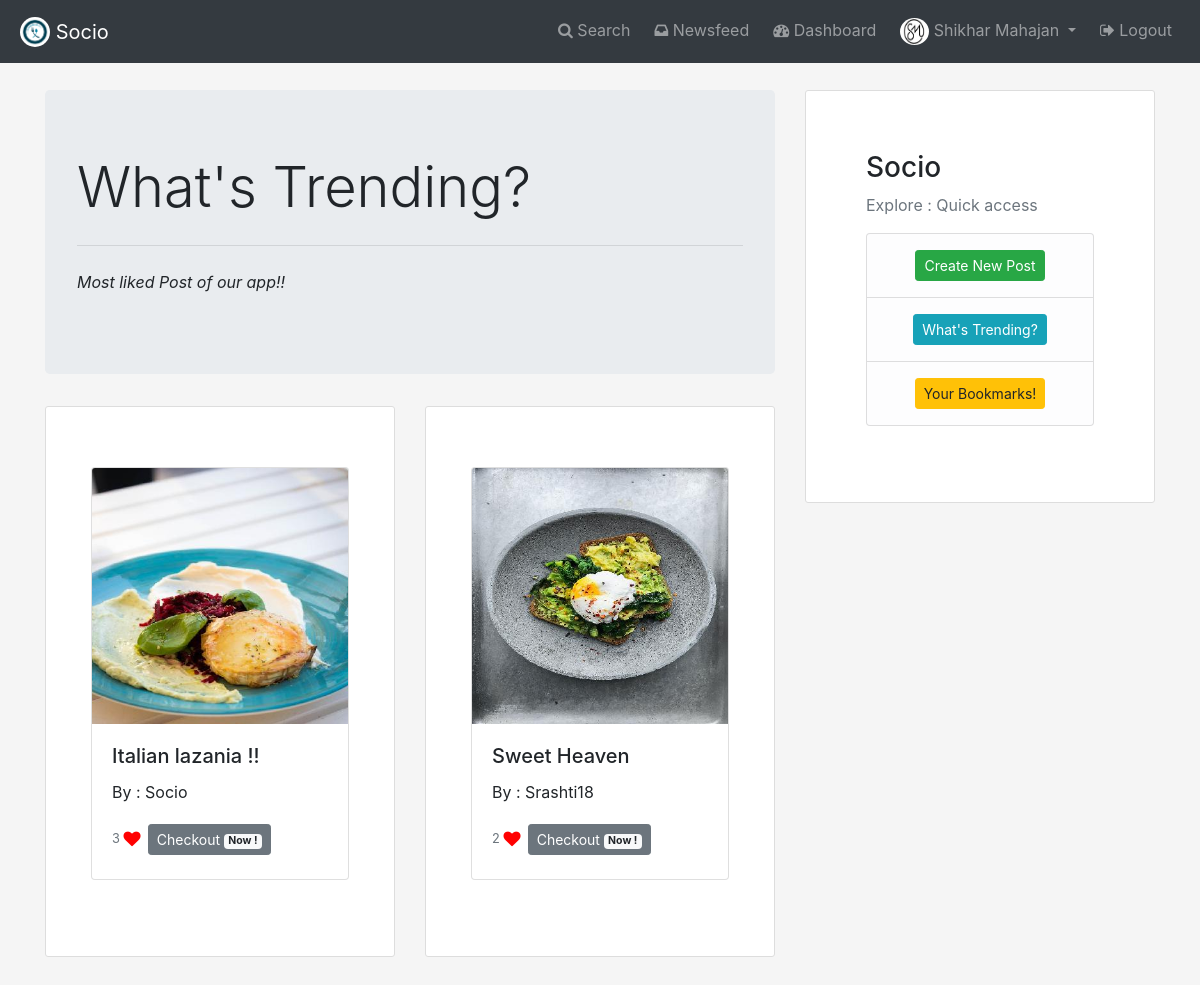
The page /trending/ (signed in) on the database its author committed.
### socio/models.py (models this page shows, shortened)
class Profile(models.Model):
	user=models.OneToOneField(User, on_delete=models.CASCADE)
	profile_image=models.ImageField(default="default.png",upload_to="profile_pics")

class Post(models.Model):
	image=models.ImageField(default="default_foo.png",upload_to="post_picture")
	title=models.CharField(max_length=100)
	caption=models.TextField()
	link=models.URLField(blank=True,default="")
	likes=models.ManyToManyField(User,related_name='likes',blank=True)
	favorites=models.ManyToManyField(User,related_name='favorites',blank=True)
	date_posted=models.DateTimeField(default=timezone.now)
	author=models.ForeignKey(User , on_delete=models.CASCADE)
	def likecount(self):
		return self.likes.count()

### socio/views.py (the view)
# urls.py: path('trending/', views.trending, name='socio-trending'),
@login_required
def trending(request):
    post=Post.objects.annotate(like_count=Count('likes')).order_by('-like_count','-date_posted')
    context = {
        'title':'Trending',
        'posts':post,
    }
    return render(request,'socio/trending.html',context)

### socio/templates/socio/trending.html
{% extends "socio/base.html" %}
{% block content %}
<div class="jumbotron">
  <h1 class="display-4">What's Trending?</h1>
  <hr class="my-4">
  <p><i>Most liked Post of our app!!</i></p>
</div>
<div class="row">
{% for post in posts|slice:":2" %}
<div class="col-sm-6">
    <article class="media content-section" style="align-content: center;">
      <div class="card mb-3 row">
        <img class="card-img-top" src="{{ post.image.url}}" alt="Card image cap"
        style="height: 100%;width:100%;">
        <div class="card-body">
          <h5 class="card-title">{{ post.title }}</h5>
          <p class="card-text">By : {{ post.author }} </p>
          <p class="card-text"><small class="text-muted">{{ post.likecount }} <i class="fa fa-heart fa-lg" style="color: red;" aria-hidden="true"></i>&nbsp;
          <a class="btn btn-secondary btn-sm mt-1 mb-1"
          href="{% url 'post-detail' post.id %}">Checkout <span class="badge badge-light">Now !</span></a></small></p>
        </div>
      </div>
    </article>
</div>
{% endfor %}
</div>
{% endblock content %}

### socio/templates/socio/base.html (shortened to what this page needs)
{% load static %}
<!DOCTYPE html>
<html lang="en">
<head>
  <link rel="stylesheet" type="text/css" href="{% static 'socio/base.css'%}">
  <link rel="stylesheet" href="https://stackpath.bootstrapcdn.com/bootstrap/4.5.0/css/bootstrap.min.css"
>
  <link rel="stylesheet" href="https://cdnjs.cloudflare.com/ajax/libs/font-awesome/4.7.0/css/font-awesome.min.css">
</head>
<body style="background: #F5F5F5;">
<nav class="navbar fixed-top navbar-expand-lg navbar-dark bg-dark">
  <a class="navbar-brand nul"
  {% if user.is_authenticated %}
  href="{% url 'socio-feed' %}"
  {% endif %}>
  <img src="/static/images/sociologo.png" width="30" height="30" class="d-inline-block align-top rounded-circle " style="background-color: white" alt="display logo">
  Socio</a>
  <div class="collapse navbar-collapse" id="navbarSupportedContent">
    <ul class="nav navbar-nav navbar-right">
      {% if user.is_authenticated %}
      <li class="nav-item nul">
        <a class="nav-link" href="{% url 'socio-filter' %}"><i class="fa fa-search" aria-hidden="true"></i> Search</a>
      </li>
      <li class="nav-item nul">
        <a class="nav-link" href="{% url 'socio-feed' %}"><i class="fa fa-inbox" aria-hidden="true"></i> Newsfeed</a>
      </li>
      <li class="nav-item nul">
        <a class="nav-link" href="{% url 'socio-dashboard' %}"><i class="fa fa-tachometer" aria-hidden="true"></i> Dashboard</a>
      </li>
      <li class="nav-item dropdown nul">
        <a class="nav-link dropdown-toggle" href="#" id="navbarDropdown" role="button" data-toggle="dropdown" aria-haspopup="true" aria-expanded="false">
          <img src="{{ user.profile.profile_image.url }}" width="29" height="27" class="rounded-circle" alt="display logo">
          {{ user.first_name|capfirst }} {{ user.last_name|capfirst }}
        </a>
        </li>
          <li class="nav-item nul" >
          <a class="nav-link" href="{% url 'logout' %}"><i class="fa fa-sign-out" aria-hidden="true"></i> Logout</a>
        </li>
        {% endif %}
        </ul>
    </div>
</nav>
  <div class="container">
    <div class="row">
    <div class="col-sm-8">
      {% block content %}{% endblock %}
    </div>
    {% if user.is_authenticated %}
    <div class="col-md-4">
          <div class="content-section">
            <h3>Socio</h3>
            <p class='text-muted'>Explore : Quick access
              <ul class="list-group">
                <li class="list-group-item list-group-item-light" style="text-align: center;">
            <a class="btn btn-success btn-sm mt-1 mb-1"
            href="{% url 'post-create'%}">Create New Post</a></li>
                <li class="list-group-item list-group-item-light" style="text-align: center;">
            <a class="btn btn-info btn-sm mt-1 mb-1"
            href="{% url 'socio-trending'%}">What's Trending?</a>
                </li>
                <li class="list-group-item list-group-item-light" style="text-align: center;"><a class="btn btn-warning btn-sm mt-1 mb-1" href="{% url 'socio-bookmark'%}">Your Bookmarks!</a></li>
              </ul>
            </p>
          </div>
        </div>
    </div>
    {% endif %}
    </div>
</body>
</html>

### socio/static/socio/base.css (style rules this page uses)
body { font: 400 15px Lato, sans-serif; line-height: 1.8; }
.container { padding: 90px 60px; }
.content-section { background: #ffffff; padding-left: 50px; padding: 60px 60px; border: 1px solid #dddddd; border-radius: 3px; margin-bottom: 20px; }

### socio/templates/socio/base.html (style rules this page uses)
.nul { padding: 2px 4px; }

### rows shown on the page
Post: image (picture), title "Italian lazania !!", author "Socio", likecount "3"
Post: image (picture), title "Sweet Heaven", author "Srashti18", likecount "2"

### other values the page prints
{{ user.first_name|capfirst }} "Shikhar"
{{ user.last_name|capfirst }} "Mahajan"
